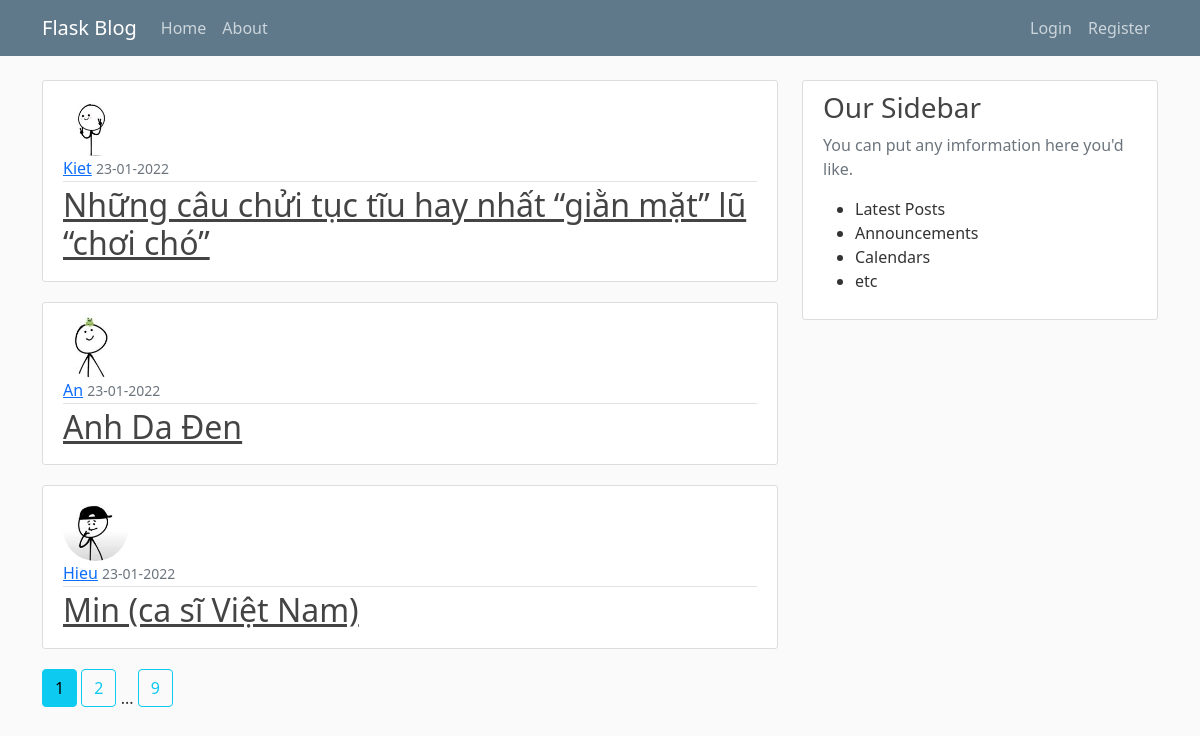
The page /home on the database its author committed.
### flaskblog/models.py (models this page shows, shortened)
class Post(db.Model):
    id = db.Column(db.Integer, primary_key=True)
    title = db.Column(db.String(100), nullable=False)
    date_posted = db.Column(db.DateTime, nullable=False, default = datetime.utcnow)
    content = db.Column(db.Text, nullable=False)
    user_id = db.Column(db.Integer,db.ForeignKey('user.id'), nullable=False)

class User(db.Model, UserMixin):
    id = db.Column(db.Integer, primary_key=True)
    username = db.Column(db.String(20), unique=True, nullable=False)
    email = db.Column(db.String(120), unique=True, nullable=False)
    image_file = db.Column(db.String(20), nullable=False, default='default.jpg')
    password = db.Column(db.String(60), nullable=False)
    posts = db.relationship('Post', backref='author', lazy=True)

### flaskblog/routes.py (the view)
@app.route("/")
@app.route("/home")
def home():
    page = request.args.get('page', 1, type=int)
    posts = Post.query.order_by(Post.date_posted.desc()).paginate(page=page, per_page=3)
    return render_template('home.html', posts=posts)

### flaskblog/templates/home.html
{% extends "layout.html" %}
{% block content %}
    {% for post in posts.items %}
        <article class="media content-section">
            <img class="rounded-circle article-img" src="{{ url_for('static', filename='profile_pics/' + post.author.image_file) }}">
            <div>
                <div class="article-metadata">
                    <a class="mr-2" href="{{ url_for('user_posts', username = post.author.username) }}">{{ post.author.username }}</a>
                    <small class="text-muted">{{ post.date_posted.strftime('%d-%m-%Y') }}</small>
                </div>
                <h2><a class="article-title" href="{{ url_for('post', post_id = post.id) }}">{{ post.title }}</a></h2>
            </div>
        </article>
    {% endfor %}
    {% for page_num in posts.iter_pages(left_edge = 1, right_edge = 1, left_current = 1, right_current = 2) %}
        {% if page_num %}
            {% if posts.page == page_num %}
                <a class="btn btn-info mb-4" href="{{ url_for('home', page= page_num) }}">{{ page_num }}</a>
            {% else %}
                <a class="btn btn-outline-info mb-4" href="{{ url_for('home', page= page_num) }}">{{ page_num }}</a>
            {% endif %}
        {% else %}
            ...
        {% endif %}
    {% endfor %}
{% endblock content %}

### flaskblog/templates/layout.html (shortened to what this page needs)
<!DOCTYPE html>
<html lang="en">
<head>
    <link href="https://cdn.jsdelivr.net/npm/bootstrap@5.1.3/dist/css/bootstrap.min.css" rel="stylesheet">
    <link rel="stylesheet" type="text/css" href="{{ url_for('static', filename='main.css') }}">
</head>
<body>
    <header class="site-header">
        <nav class="navbar navbar-expand-md navbar-dark bg-steel fixed-top">
            <div class="container">
                <a class="navbar-brand mr-4" href="/">Flask Blog</a>
                <div class="collapse navbar-collapse" id="navbarToggle">
                    <div class="navbar-collapse" >
                        <ul class="nav navbar-nav navbar-right">
                            <a class="nav-item nav-link" href="{{url_for('home')}}">Home</a>
                            <a class="nav-item nav-link" href="{{url_for('about')}}">About</a>
                        </ul>
                    </div>
                    <div class="navbar-nav">
                        {% if current_user.is_authenticated %}
                            <a class="nav-item nav-link" href="{{url_for('new_post')}}">New Post</a>
                            <a class="nav-item nav-link" href="{{url_for('account')}}">Account</a>
                            <a class="nav-item nav-link" href="{{url_for('logout')}}">Logout</a>
                        {% else %}
                            <a class="nav-item nav-link" href="{{url_for('login')}}">Login</a>
                            <a class="nav-item nav-link" href="{{url_for('register')}}">Register</a>
                        {% endif %}
                    </div>
                </div>
            </div>
        </nav>
    </header>
    <main role="main" class="container">
        <div class="row">
            <div class="col-md-8">
                {% block content %}{% endblock %}
            </div>
            <div class="col-md-4">
                <div class="content-section">
                    <h3>Our Sidebar</h3>
                    <p class="text-muted">You can put any imformation here you'd like.
                        <ul>
                            <li>Latest Posts</li>
                            <li>Announcements</li>
                            <li>Calendars</li>
                            <li>etc</li>
                        </ul>
                    </p>
                </div>
            </div>
        </div>
    </main>
</body>
</html>

### flaskblog/static/main.css (style rules this page uses)
body { background: #fafafa; color: #333333; margin-top: 5rem; }
h1, h2, h3, h4, h5, h6 { color: #444444; }
.bg-steel { background-color: #5f788a; }
.site-header .navbar-nav .nav-link { color: #cbd5db; }
.content-section { background: #ffffff; padding: 10px 20px; border: 1px solid #dddddd; border-radius: 3px; margin-bottom: 20px; }
.article-title { color: #444444; }
.article-img { height: 65px; width: 65px; margin-right: 16px; }
.article-metadata { padding-bottom: 1px; margin-bottom: 4px; border-bottom: 1px solid #e3e3e3 }

### rows shown on the page
Post: image_file (picture), author.username "Kiet", date_posted "23-01-2022", title "Những câu chửi tục tĩu hay nhất “giằn mặt” lũ “chơi chó”"
Post: image_file (picture), author.username "An", date_posted "23-01-2022", title "Anh Da Đen"
Post: image_file (picture), author.username "Hieu", date_posted "23-01-2022", title "Min (ca sĩ Việt Nam)"

### other values the page prints
{{ page_num }} "1"
{{ page_num }} "2" "9"
